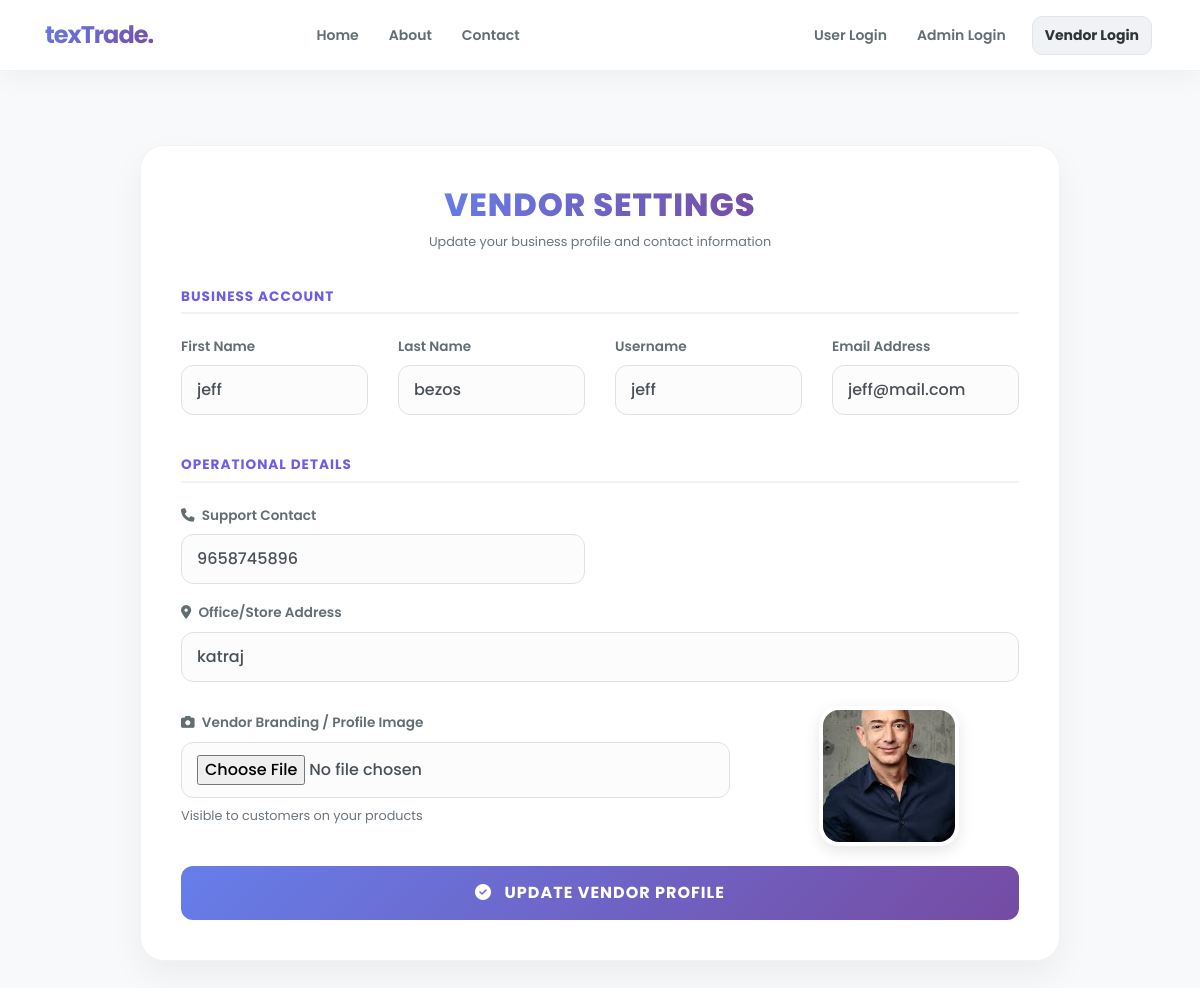
Screenshot of /admin_edit_vendor/7 with the database file from the repository.
### textiles/models.py (models this page shows, shortened)
class Vendor(models.Model):
    id = models.AutoField(primary_key=True)
    user = models.ForeignKey(User, on_delete=models.CASCADE, null=True)
    is_vendor = models.BooleanField(default=True)
    address = models.CharField(max_length=50, null=True)
    contact = models.CharField(max_length=10, null=True)
    image = models.FileField(upload_to='images/', null=True)

### textiles/views.py (the view, shortened to what this page needs)
# urls.py: path('admin_edit_vendor/<int:id>',admin_edit_vendor , name='admin_edit_vendor'),
def admin_edit_vendor(request,id):
    pro = Vendor.objects.get(id = id)
    context= {
        'pro' : pro
    }
    return render(request , 'admin_edit_vendor.html' , context)

### textiles/templates/admin_edit_vendor.html (shortened to what this page needs)
{% extends 'navigation.html' %}
{% block body %}
{% load static %}
<link rel="stylesheet" href="https://cdnjs.cloudflare.com/ajax/libs/font-awesome/6.4.2/css/all.min.css">
<div class="container profile-wrapper">
    <div class="row justify-content-center">
        <div class="col-lg-10">
            <div class="profile-card">
                <div class="profile-header">
                    <h2>Vendor Settings</h2>
                    <p class="text-muted small">Update your business profile and contact information</p>
                </div>
                <form method="post" action="" enctype="multipart/form-data">
                    <div class="form-section-title">Business Account </div>
                    <div class="row">
                        <div class="col-md-3 form-group">
                            <label>First Name</label>
                            <input type="text" class="form-control form-control-edit form-control" value="{{ pro.user.first_name }}" name="fname">
                        </div>
                        <div class="col-md-3 form-group">
                            <label>Last Name</label>
                            <input type="text" class="form-control form-control-edit form-control" name="lname" value="{{ pro.user.last_name }}" >
                        </div>
                        <div class="col-md-3 form-group">
                            <label>Username</label>
                            <input type="text" class="form-control form-control-edit form-control" name="uname" value="{{ pro.user.username }}" >
                        </div>
                        <div class="col-md-3 form-group">
                            <label>Email Address</label>
                            <input type="email" class="form-control form-control-edit form-control" name="email" value="{{ pro.user.email }}" >
                        </div>
                    </div>
                    <div class="form-section-title mt-4">Operational Details</div>
                    <div class="row">
                        <div class="col-md-6 form-group">
                            <label><i class="fas fa-phone mr-1"></i> Support Contact</label>
                            <input type="text" class="form-control form-control-edit" name="contact" value="{{ pro.contact }}" required>
                        </div>
                    </div>
                    <div class="form-group">
                        <label><i class="fas fa-map-marker-alt mr-1"></i> Office/Store Address</label>
                        <input type="text" class="form-control form-control-edit" name="address" value="{{ pro.address }}" required>
                    </div>
                    <div class="row align-items-center mt-4">
                        <div class="col-md-8 form-group">
                            <label><i class="fas fa-camera mr-1"></i> Vendor Branding / Profile Image</label>
                            <input type="file" class="form-control form-control-edit" name="img" onchange="previewImage(event)">
                            <small class="text-muted d-block mt-2">Visible to customers on your products</small>
                        </div>
                        <div class="col-md-4 text-center">
                            <div class="current-img-box">
                                {% if pro.image %}
                                    <img src="{{ pro.image.url }}" id="imagePreview" class="profile-img-preview">
                                {% else %}
                                    <img src="{% static 'images/default-vendor.png' %}" id="imagePreview" class="profile-img-preview">
                                {% endif %}
                            </div>
                        </div>
                    </div>
                    <button type="submit" class="btn btn-update-profile">
                        <i class="fas fa-check-circle mr-2"></i> Update Vendor Profile
                    </button>
                </form>
            </div>
        </div>
    </div>
</div>
{% endblock %}

### textiles/templates/navigation.html (style rules this page uses)
:root { --glass-bg: rgba(255, 255, 255, 0.95); --main-gradient: linear-gradient(135deg, #667eea 0%, #764ba2 100%); --text-dark: #2d3436; --accent-purple: #6c5ce7; }
body { font-family: 'Outfit', sans-serif; background-color: #ffffff; color: var(--text-dark); padding-top: 85px; }

### textiles/templates/admin_edit_vendor.html (style rules this page uses)
:root { --glass-bg: rgba(255, 255, 255, 0.95); --main-gradient: linear-gradient(135deg, #667eea 0%, #764ba2 100%); }
body { background-color: #f8f9fa; font-family: 'Poppins', sans-serif; }
.profile-wrapper { margin-top: 60px; margin-bottom: 60px; }
.profile-card { background: var(--glass-bg); border-radius: 24px; padding: 40px; box-shadow: 0 15px 35px rgba(0,0,0,0.05); border: 1px solid rgba(0,0,0,0.05); backdrop-filter: blur(10px); }
.profile-header { text-align: center; margin-bottom: 35px; }
.profile-header h2 { font-weight: 800; background: var(--main-gradient); -webkit-background-clip: text; -webkit-text-fill-color: transparent; display: inline-block; text-transform: uppercase; letter-spacing: 1px; }
.form-section-title { font-size: 0.85rem; font-weight: 700; color: #6c5ce7; margin-bottom: 20px; text-transform: uppercase; letter-spacing: 1px; border-bottom: 2px solid #f1f2f6; padding-bottom: 5px; }
.form-group label { font-weight: 600; color: #636e72; font-size: 0.85rem; margin-bottom: 8px; }
.form-control-edit { border-radius: 12px; padding: 12px 15px; border: 1px solid #e0e0e0; transition: 0.3s; font-weight: 500; background-color: #fcfcfc; }
.profile-img-preview { width: 140px; height: 140px; object-fit: cover; border-radius: 20px; border: 4px solid #fff; box-shadow: 0 5px 15px rgba(0,0,0,0.1); }
.btn-update-profile { background: var(--main-gradient); color: white !important; border: none; padding: 15px; border-radius: 12px; font-weight: 700; font-size: 1rem; width: 100%; margin-top: 20px; transition: 0.3s; text-transform: uppercase; letter-spacing: 1px; }

### rows the page displays
Vendor: fname "jeff", lname "bezos", uname "jeff", email "jeff@mail.com", contact "9658745896", address "katraj", image (picture)
